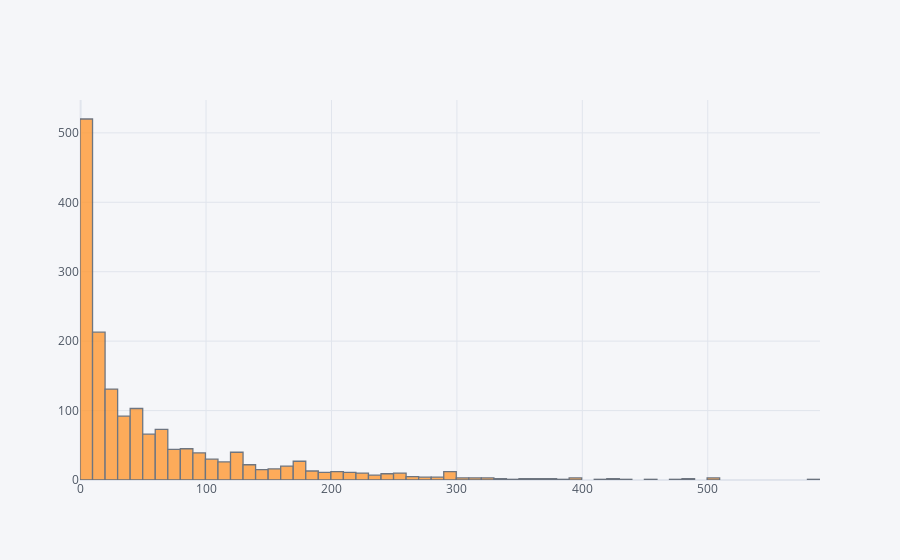

Write notebook code for a chart like this one.
### Code cell
ratings['num_of_ratings'].iplot(kind = 'histogram',bins = 75)

### Figure 1 — Plotly figure (JSON) as saved in the notebook; plotly's stock layout.template omitted (floating-point values rounded to 4 significant figures; data arrays with more than 128 entries replaced by an {"elided": "..."} marker saying what was removed)
{"data": [{"histfunc": "count", "histnorm": "", "marker": {"color": "rgba(255, 153, 51, 1.0)", "line": {"color": "#4D5663", "width": 1.3}}, "name": "num_of_ratings", "nbinsx": 75, "opacity": 0.8, "orientation": "v", "type": "histogram", "x": {"elided": "1664 int values"}}], "layout": {"barmode": "overlay", "legend": {"bgcolor": "#F5F6F9", "font": {"color": "#4D5663"}}, "paper_bgcolor": "#F5F6F9", "plot_bgcolor": "#F5F6F9", "title": {"font": {"color": "#4D5663"}}, "xaxis": {"gridcolor": "#E1E5ED", "showgrid": true, "tickfont": {"color": "#4D5663"}, "title": {"font": {"color": "#4D5663"}, "text": ""}, "zerolinecolor": "#E1E5ED"}, "yaxis": {"gridcolor": "#E1E5ED", "showgrid": true, "tickfont": {"color": "#4D5663"}, "title": {"font": {"color": "#4D5663"}, "text": ""}, "zerolinecolor": "#E1E5ED"}}}
